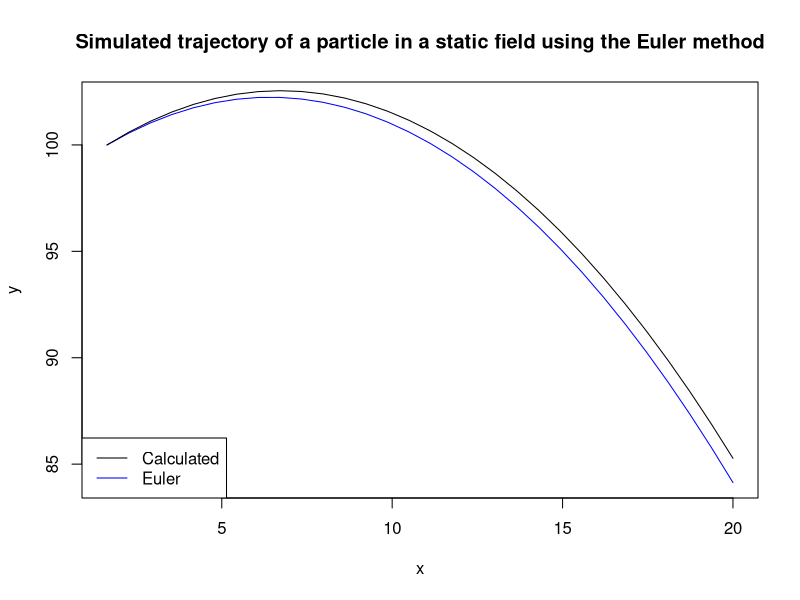
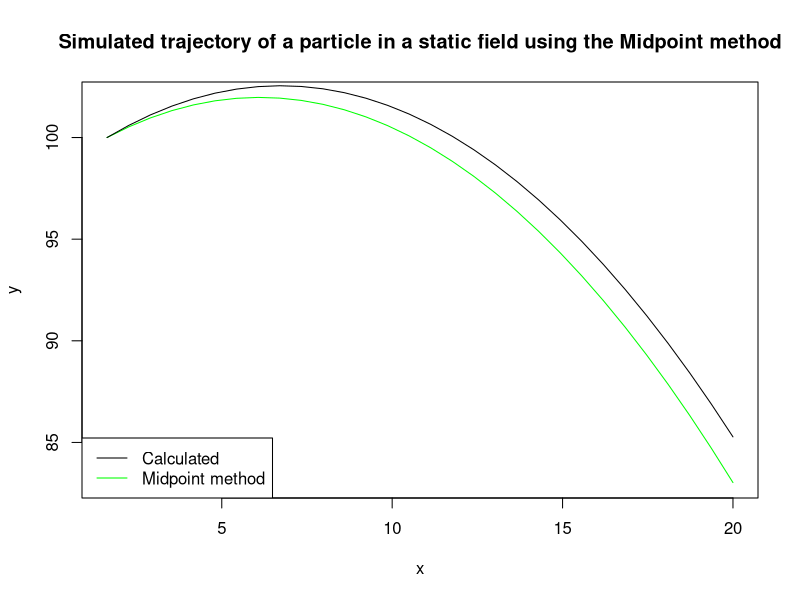
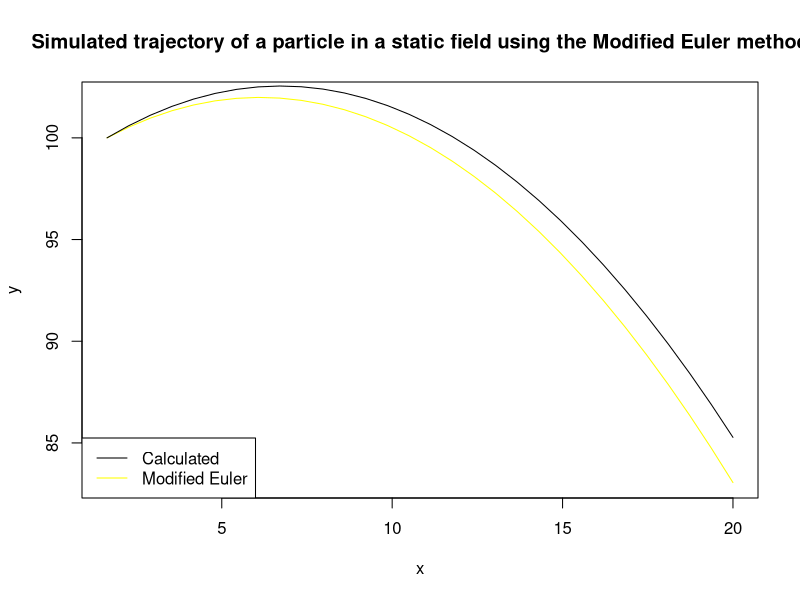
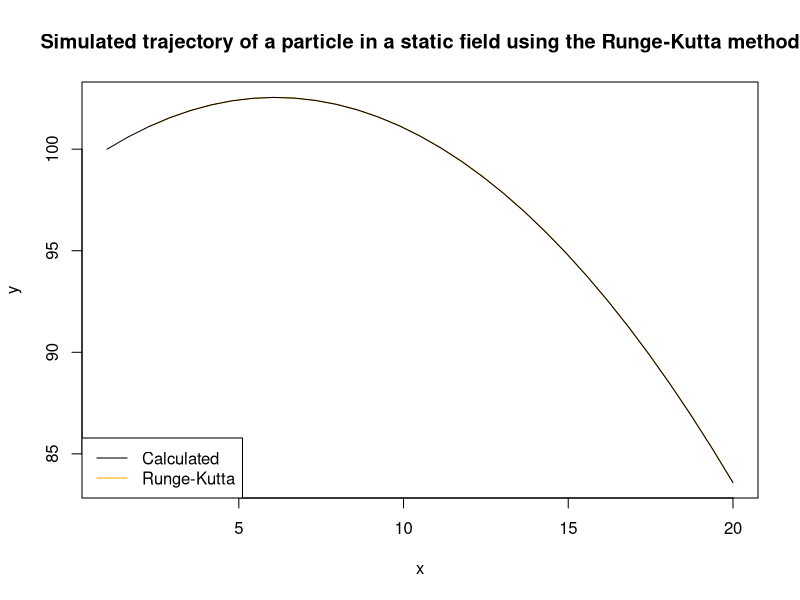
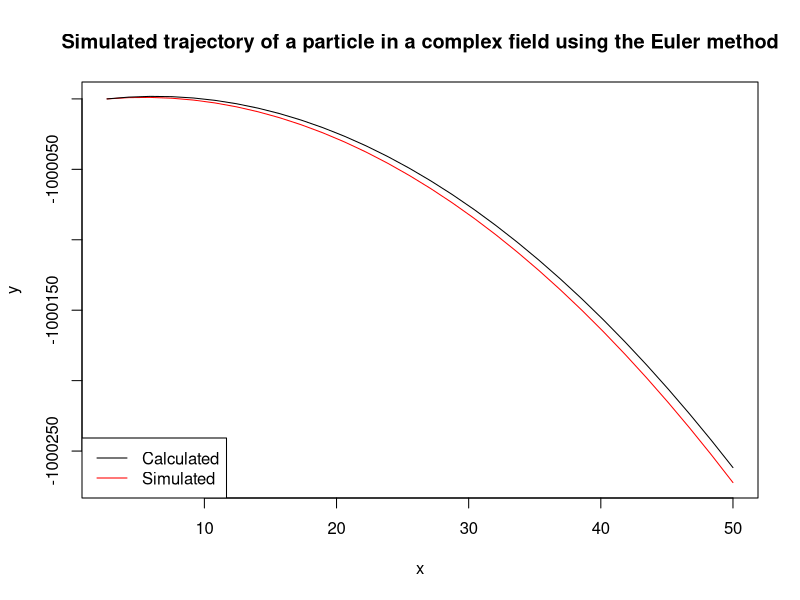
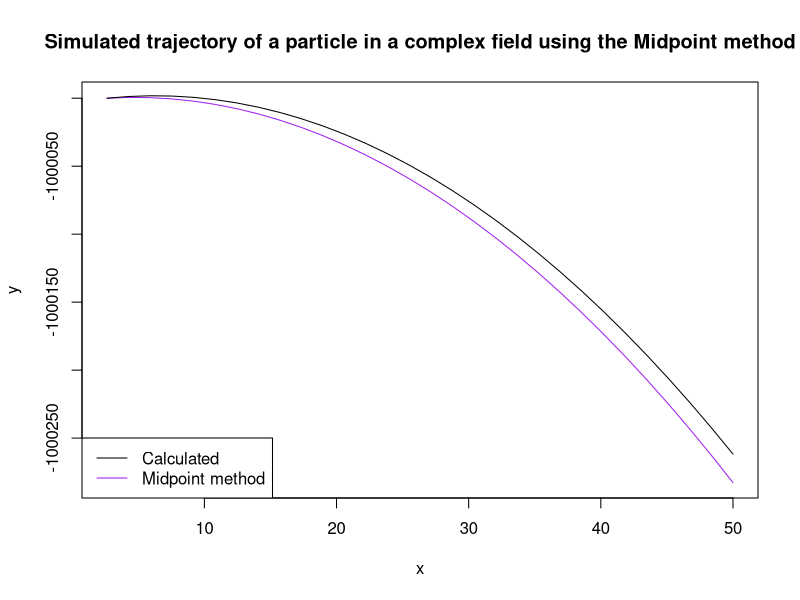
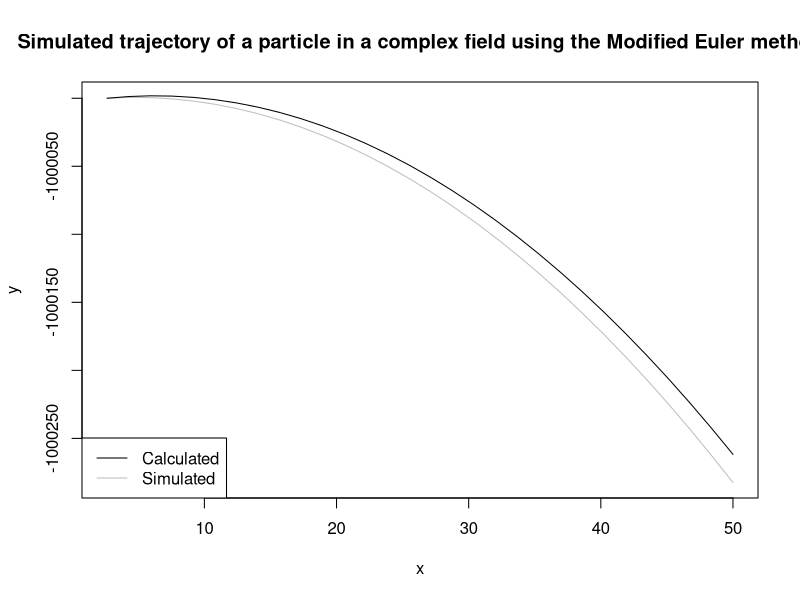
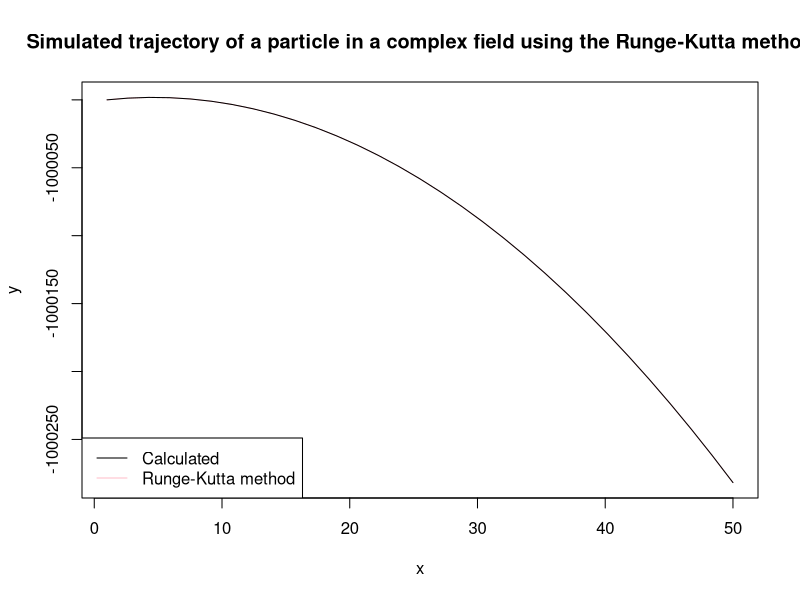

Generate these figures, in order, with R:
#Particle in a static field
#Upwards taken to be the positive direction, Euler method
#theta is the angle between the  positive x direction and velocity direction in RADIANS
#Plot of the numerically approximation (blue) vs real (black) trajectory
staticEuler=function(a,b,y0,v0,theta,g,N){
  yprime=function(x,y){
    tan(theta)+(g*(x-a))/((v0*cos(theta))^2) #This is the trajectory equation differentiated with respect to x
  }
  h=(b-a)/N
  l=c(y0) #This will be our sequence of approximated y values
  s=seq(a+h,b,by=h) #This is our sequence of x values
  for (i in 0:N-1){
    l=c(l,l[i]+h*yprime(s[i])) #This is a for loop that approximates the y values via the Euler method
  }
  plot(s,l,type="l",col="blue",xlab="x",ylab="y",main="Simulated trajectory of a particle in a static field using the Euler method")
  lines(s,y0+(s-a-h)*tan(theta)+(g*(s-a-h)^2)/(2*(v0*cos(theta))^2))
  legend("bottomleft",legend=c("Calculated","Euler"),lty=c("solid","solid"),col=c("black","blue"))
}
#This function outputs a graph of y against x, where the Euler method has been used to simulate how y varies with x
staticEuler(1,20,100,10,pi/4,-9.81,30)

#Particle in a static field, Midpoint method
#theta is the angle between the  positive x direction and velocity direction in RADIANS
#Plot of the numerically approximation (green) vs real (black) trajectory
staticMidpoint=function(a,b,y0,v0,theta,g,N){
  y=function(x){
    (x-a)*tan(theta)+(g*(x-a)^2)/(2*(v0*cos(theta))^2) #This is the trajectory equation
  }
  yprime=function(x,y){
    y/(x-a)+(g*(x-a))/(2*(v0*cos(theta))^2) #This is the trajectory equation differentiated
  }
  h=(b-a)/N
  l=c(y0)
  s=seq(a+h,b,by=h)
  for (i in 0:N-1){
    l=c(l,l[i]+h*yprime(s[i]+h/2,y(s[i])+0.5*h*yprime(s[i],y(s[i])))) #This is the midpoint method approximation
  }
  plot(s,l,type="l",col="green",xlab="x",ylab="y",main="Simulated trajectory of a particle in a static field using the Midpoint method")
  lines(s,y0+(s-a-h)*tan(theta)+(g*(s-a-h)^2)/(2*(v0*cos(theta))^2))
  legend("bottomleft",legend=c("Calculated","Midpoint method"),lty=c("solid","solid"),col=c("black","green"))
}
staticMidpoint(1,20,100,10,pi/4,-9.81,30)

#Particle in a static field, Modified Euler method
#Plot of the numerically approximation (yellow) vs real (black) trajectory
staticMod.Euler=function(a,b,y0,v0,theta,g,N){
  y=function(x){
    (x-a)*tan(theta)+(g*(x-a)^2)/(2*(v0*cos(theta))^2)
  }
  yprime=function(x,y){
    y/(x-a)+(g*(x-a))/(2*(v0*cos(theta))^2)
  }
  h=(b-a)/N
  l=c(y0)
  s=seq(a+h,b,by=h)
  for (i in 0:N-1){
    l=c(l,l[i]+0.5*h*(yprime(s[i],y(s[i]))+yprime(s[i+1],y(s[i])+h*yprime(s[i],y(s[i])))))
  }
  plot(s,l,type="l",col="yellow",xlab="x",ylab="y",main="Simulated trajectory of a particle in a static field using the Modified Euler method")
  lines(s,y0+(s-a-h)*tan(theta)+(g*(s-a-h)^2)/(2*(v0*cos(theta))^2))
  legend("bottomleft",legend=c("Calculated","Modified Euler"),lty=c("solid","solid"),col=c("black","yellow"))
}
staticMod.Euler(1,20,100,10,pi/4,-9.81,30)

#Particle in a static field, Runge-Kutta method
#theta is the angle between the  positive x direction and velocity direction in RADIANS
#Plot of the numerically approximation (orange) vs real (black) trajectory
staticRungeKutta=function(a,b,y0,v0,theta,g,N){
  y=function(x){
    (x-a)*tan(theta)+(g*(x-a)^2)/(2*(v0*cos(theta))^2)
  }
  yprime=function(x,y){
    y/(x-a)+(g*(x-a))/(2*(v0*cos(theta))^2)
  }
  h=(b-a)/N
  s=seq(a,b,by=h) #This sequence stays the same
  l=c(y0)
  for(i in 1:N){ #This is different such that we are able to produce a sequence of the correct length for the plot
    K1=h*yprime(s[i],y(s[i]))
    K2=h*yprime(s[i]+h/2,y(s[i])+K1/2)
    K3=h*yprime(s[i]+h/2,y(s[i])+K2/2)
    K4=h*yprime(s[i]+h,y(s[i])+K3)
    l=c(l,y0+y(s[i])+(K1+2*K2+2*K3+K4)/6)
  }
  plot(s,l,type="l",col="orange",xlab="x",ylab="y",main="Simulated trajectory of a particle in a static field using the Runge-Kutta method")
  lines(s,y0+(s-a)*tan(theta)+(g*((s-a)^2)/(2*(v0*cos(theta))^2)))
  legend("bottomleft",legend=c("Calculated","Runge-Kutta"),lty=c("solid","solid"),col=c("black","orange"))
}
staticRungeKutta(1,20,100,10,pi/4,-9.81,30)



#Particle in Earth's gravitational field where g varies with r
#Euler method
G=6.6743015*10^(-11)
M=5.974*10^24 #Mass of Earth
R=6.38*10^6 #This the radius of Earth, the "height" of Earth's surface
complexEuler=function(a,b,y0,v0,theta,N){
  yprime=function(x){
    tan(theta)+(g*(x-a))/(v0*cos(theta))^2
  }
  #Energy conservation test: (no particle mass is involved) energy is conserved if the ratio of initial to final energies equals 1
  h=(b-a)/N
  r=R+y0
  g=-G*M/r^2 #This is our initial value of g
  l=c(y0)
  s=seq(a+h,b,by=h)
  Ea=0.5*v0^2-G*M/r #Initial energy per mass of the particle
  for (i in 0:N-1){
    l=c(l,l[i]+h*yprime(s[i]))
    r=R+l[i+1]
    g=-G*M/r^2
  }
  v=sqrt((v0*cos(theta))^2+(v0*sin(theta)+g*(b-a)/(v0*cos(theta)))^2)
  Eb=0.5*v^2-G*M/r #Final energy per mass of the particle
  plot(s,l,type="l",col="red",xlab="x",ylab="y",main="Simulated trajectory of a particle in a complex field using the Euler method")
  lines(s,y0+(s-a-h)*tan(theta)+(g*(s-a-h)^2)/(2*(v0*cos(theta))^2))
  legend("bottomleft",legend=c("Calculated","Simulated"),lty=c("solid","solid"),col=c("black","red"))
  return(Eb/Ea)
}
complexEuler(1,50,-1000000,10,pi/4,30)

#Particle in Earth's gravitational field where g varies with r
#Midpoint method
G=6.6743015*10^(-11)
M=5.974*10^24
R=6.38*10^6
complexMidpoint=function(a,b,y0,v0,theta,N){
  r=R+y0
  g=-G*M/r^2
  y=function(x){
    (x-a)*tan(theta)+(g*(x-a)^2)/(2*(v0*cos(theta))^2) #The midpoint method also requires the trajectory equation to evolve y
  }
  yprime=function(x,y){
    y/(x-a)+(g*(x-a))/(2*(v0*cos(theta))^2)
  }
  h=(b-a)/N
  l=c(y0)
  s=seq(a+h,b,by=h)
  Ea=0.5*v0^2-G*M/r
  for (i in 0:N-1){
    l=c(l,l[i]+h*yprime(s[i]+h/2,y(s[i])+0.5*h*yprime(s[i],y(s[i]))))
    r=R+l[i+1]
    g=-G*M/r^2
  }
  v=sqrt((v0*cos(theta))^2+(v0*sin(theta)+g*(b-a)/(v0*cos(theta)))^2)
  Eb=0.5*v^2-G*M/r
  plot(s,l,type="l",col="purple",xlab="x",ylab="y",main="Simulated trajectory of a particle in a complex field using the Midpoint method")
  lines(s,y0+(s-a-h)*tan(theta)+(g*(s-a-h)^2)/(2*(v0*cos(theta))^2))
  legend("bottomleft",legend=c("Calculated","Midpoint method"),lty=c("solid","solid"),col=c("black","purple"))
  return(Eb/Ea)
}
complexMidpoint(1,50,-1000000,10,pi/4,30)

#Particle in Earth's gravitational field where g varies with r
#Modified Euler method
G=6.6743015*10^(-11)
M=5.974*10^24
R=6.38*10^6
complexMod.Euler=function(a,b,y0,v0,theta,N){
  r=R+y0
  g=-G*M/r^2
  y=function(x){
    (x-a)*tan(theta)+(g*(x-a)^2)/(2*(v0*cos(theta))^2)
  }
  yprime=function(x,y){
    y/(x-a)+(g*(x-a))/(2*(v0*cos(theta))^2)
  }
  h=(b-a)/N
  l=c(y0)
  s=seq(a+h,b,by=h)
  Ea=0.5*v0^2-G*M/r
  for (i in 0:N-1){
    l=c(l,l[i]+0.5*h*(yprime(s[i],y(s[i]))+yprime(s[i+1],y(s[i])+h*yprime(s[i],y(s[i])))))
    r=R+l[i+1]
    g=-G*M/r^2
  }
  v=sqrt((v0*cos(theta))^2+(v0*sin(theta)+g*(b-a)/(v0*cos(theta)))^2)
  Eb=0.5*v^2-G*M/r
  plot(s,l,type="l",col="grey",xlab="x",ylab="y",main="Simulated trajectory of a particle in a complex field using the Modified Euler method")
  lines(s,y0+(s-a-h)*tan(theta)+(g*(s-a-h)^2)/(2*(v0*cos(theta))^2))
  legend("bottomleft",legend=c("Calculated","Simulated"),lty=c("solid","solid"),col=c("black","grey"))
  return(Eb/Ea)
}
complexMod.Euler(1,50,-1000000,10,pi/4,30)

#Particle in Earth's gravitational field where g varies with r
#Runge-Kutta method
G=6.6743015*10^(-11)
M=5.974*10^24
R=6.38*10^6
complexRungeKutta=function(a,b,y0,v0,theta,N){
  r=R+y0
  g=-G*M/r^2
  y=function(x){
    (x-a)*tan(theta)+(g*(x-a)^2)/(2*(v0*cos(theta))^2)
  }
  yprime=function(x,y){
    tan(theta)+(g*(x-a))/((v0*cos(theta))^2)
  }
  h=(b-a)/N
  s=seq(a,b,by=h)
  l=c(y0)
  Ea=0.5*v0^2-G*M/r
  for (i in 1:N){ #The number of FOR loops has to be modified for the Runge-Kutta method to work
    K1=h*yprime(s[i],y(s[i]))
    K2=h*yprime(s[i]+h/2,y(s[i])+K1/2)
    K3=h*yprime(s[i]+h/2,y(s[i])+K2/2)
    K4=h*yprime(s[i]+h,y(s[i])+K3)
    l=c(l,y0+y(s[i])+(K1+2*K2+2*K3+K4)/6)
    r=R+l[i+1]
    g=-G*M/r^2
  }
  v=sqrt((v0*cos(theta))^2+(v0*sin(theta)+g*(b-a)/(v0*cos(theta)))^2)
  Eb=0.5*v^2-G*M/r
  plot(s,l,type="l",col="pink",xlab="x",ylab="y",main="Simulated trajectory of a particle in a complex field using the Runge-Kutta method")
  lines(s,y0+(s-a)*tan(theta)+(g*(s-a)^2)/(2*(v0*cos(theta))^2))
  legend("bottomleft",legend=c("Calculated","Runge-Kutta method"),lty=c("solid","solid"),col=c("black","pink"))
  return(Eb/Ea)
}
complexRungeKutta(1,50,-1000000,10,pi/4,30)



#Pair of massive particles interacting in 3D
#System of ODEs using 3D vectors
G=-6.6743015*10^-11
cpt=function(P,N,mi,mj,rix,riy,riz,rjx,rjy,rjz,v0ix,v0iy,v0iz,v0jx,v0jy,v0jz){
  ri=c(rix,riy,riz)
  rj=c(rjx,rjy,rjz)
  v0i=c(v0ix,v0iy,v0iz)
  v0j=c(v0jx,v0jy,v0jz)
  rij=ri-rj
  modrij=sqrt(sum(rij^2))
  xi=c(rix)
  yi=c(riy)
  zi=c(riz)
  xj=c(rjx)
  yj=c(rjy)
  zj=c(rjz)
  for(i in 1:N){
    ri=(G*mj*rij/modrij^3)*((P/N)^2)/2+v0i*(P/N)+ri
    rj=(-G*mi*rij/modrij^3)*((P/N)^2)/2+v0j*(P/N)+rj
    v0i=(G*mj*rij/modrij^3)*(P/N)+v0i
    v0j=(-G*mi*rij/modrij^3)*(P/N)+v0j
    xi=c(xi,ri[1])
    yi=c(yi,ri[2])
    zi=c(zi,ri[3])
    xj=c(xj,rj[1])
    yj=c(yj,rj[2])
    zj=c(zj,rj[3])
    rij=ri-rj
    modrij=sqrt(sum(rij^2))
  }
  plot(xj,yj,type="l",col="blue",xlab="x",ylab="y")
  lines(xi,yi)
  legend("bottomleft",legend=c("Body i","Body j"),lty=c("solid","solid"),col=c("black","blue"))
  plot(xj,zj,type="l",col="blue",xlab="x",ylab="y")
  lines(xi,zi)
  legend("bottomleft",legend=c("Body i","Body j"),lty=c("solid","solid"),col=c("black","blue"))
  plot(yj,zj,type="l",col="blue",xlab="x",ylab="y")
  lines(yi,zi)
  legend("bottomleft",legend=c("Body i","Body j"),lty=c("solid","solid"),col=c("black","blue"))
}
cpt(2419200,3000,5.9722*10^24,7.342*10^22,0,0,0,3.844*10^8,0,0,0,0,0,0,1022,0)
cpt(31557600,3000,1.9885*10^30,5.97219*10^24,0,0,0,1.5021*10^11,0,0,0,0,0,0,29907.13061,0)



#3 massive bodies interacting in 3D
G=-6.6743015*10^-11
cmt=function(P,N,mi,mj,mk,rix,riy,riz,rjx,rjy,rjz,rkx,rky,rkz,v0ix,v0iy,v0iz,v0jx,v0jy,v0jz,v0kx,v0ky,v0kz){
  ri=c(rix,riy,riz)
  rj=c(rjx,rjy,rjz)
  rk=c(rkx,rky,rkz)
  v0i=c(v0ix,v0iy,v0iz)
  v0j=c(v0jx,v0jy,v0jz)
  v0k=c(v0kx,v0ky,v0kz)
  L0i=mi*c(riy*v0iz-riz*v0iy,riz*v0ix-rix*v0iz,rix*v0iy-riy*v0ix)
  L0j=mj*c(rjy*v0jz-rjz*v0jy,rjz*v0jx-rjx*v0jz,rjx*v0jy-rjy*v0jx)
  L0k=mk*c(rky*v0kz-rkz*v0ky,rkz*v0kx-rkx*v0kz,rkx*v0ky-rky*v0kx)
  p0i=mi*v0i
  p0j=mj*v0j
  p0k=mk*v0k
  rij=ri-rj
  rik=ri-rk
  rjk=rj-rk
  modrij=sqrt(sum(rij^2))
  modrik=sqrt(sum(rik^2))
  modrjk=sqrt(sum(rjk^2))
  xi=c(rix)
  yi=c(riy)
  zi=c(riz)
  xj=c(rjx)
  yj=c(rjy)
  zj=c(rjz)
  xk=c(rkx)
  yk=c(rky)
  zk=c(rkz)
  for(i in 1:N){
    ri=((G*mj*rij/modrij^3)+(G*mk*rik/modrik^3))*((P/N)^2)/2+v0i*(P/N)+ri
    rj=((-G*mi*rij/modrij^3)+(G*mk*rjk/modrjk^3))*((P/N)^2)/2+v0j*(P/N)+rj
    rk=((-G*mi*rik/modrik^3)+(-G*mj*rjk/modrjk^3))*((P/N)^2)/2+v0k*(P/N)+rk
    v0i=((G*mj*rij/modrij^3)+(G*mk*rik/modrik^3))*(P/N)+v0i
    v0j=((-G*mi*rij/modrij^3)+(G*mk*rjk/modrjk^3))*(P/N)+v0j
    v0k=((-G*mi*rik/modrik^3)+(-G*mj*rjk/modrjk^3))*(P/N)+v0k
    xi=c(xi,ri[1])
    yi=c(yi,ri[2])
    zi=c(zi,ri[3])
    xj=c(xj,rj[1])
    yj=c(yj,rj[2])
    zj=c(zj,rj[3])
    xk=c(xk,rk[1])
    yk=c(yk,rk[2])
    zk=c(zk,rk[3])
    rij=ri-rj
    rik=ri-rk
    rjk=rj-rk
    modrij=sqrt(sum(rij^2))
    modrik=sqrt(sum(rik^2))
    modrjk=sqrt(sum(rjk^2))
  }
  Li=mi*c(ri[2]*v0i[3]-ri[3]*v0i[2],ri[3]*v0i[1]-ri[1]*v0i[3],ri[1]*v0i[2]-ri[2]*v0i[1])
  Lj=mj*c(rj[2]*v0j[3]-rj[3]*v0j[2],rj[3]*v0j[1]-rj[1]*v0j[3],rj[1]*v0j[2]-rj[2]*v0j[1])
  Lk=mk*c(rk[2]*v0k[3]-rk[3]*v0k[2],rk[3]*v0k[1]-rk[1]*v0k[3],rk[1]*v0k[2]-rk[2]*v0k[1])
  pi=mi*v0i
  pj=mj*v0j
  pk=mk*v0k
  plot(xk,yk,type="l",col="red",xlab="x",ylab="y")
  lines(xj,yj,type="l",col="blue")
  lines(xi,yi,type="l")
  legend("bottomleft",legend=c("Body i","Body j","Body k"),lty=c("solid","solid","solid"),col=c("black","blue","red"))
  plot(xk,zk,type="l",col="red",xlab="x",ylab="z")
  lines(xj,zj,type="l",col="blue")
  lines(xi,zi,type="l")
  legend("bottomleft",legend=c("Body i","Body j","Body k"),lty=c("solid","solid","solid"),col=c("black","blue","red"))
  plot(yk,zk,type="l",col="red",xlab="y",ylab="z")
  lines(yj,zj,type="l",col="blue")
  lines(yi,zi,type="l")
  legend("bottomleft",legend=c("Body i","Body j","Body k"),lty=c("solid","solid","solid"),col=c("black","blue","red"))
  return(c((Li+Lj+Lk)/(L0j+L0i+L0k),(pi+pj+pk)/(p0i+p0j+p0k)))
}
cmt(59350752,3000,1.9885*10^30,5.97219*10^24,6.39*10^23,0,0,0,1.495978707*10^11,0,0,0,227.9*10^9,0,0,0,0,0,29951.68,0,-24130.772,0,0)
